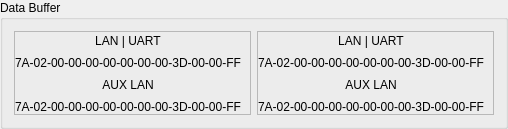
          <widget class="QGroupBox" name="gbBuffer">
           <property name="maximumSize">
            <size>
             <width>16777215</width>
             <height>180</height>
            </size>
           </property>
           <property name="font">
            <font>
             <family>Arial</family>
             <pointsize>9</pointsize>
            </font>
           </property>
           <property name="title">
            <string>Data Buffer</string>
           </property>
           <layout class="QHBoxLayout" name="horizontalLayout_4">
            <item>
             <widget class="QFrame" name="frameBufferTx">
              <property name="frameShape">
               <enum>QFrame::StyledPanel</enum>
              </property>
              <property name="frameShadow">
               <enum>QFrame::Raised</enum>
              </property>
              <layout class="QVBoxLayout" name="verticalLayout_5">
               <property name="spacing">
                <number>8</number>
               </property>
               <property name="leftMargin">
                <number>0</number>
               </property>
               <property name="topMargin">
                <number>2</number>
               </property>
               <property name="bottomMargin">
                <number>0</number>
               </property>
               <item>
                <widget class="QLabel" name="label_2">
                 <property name="font">
                  <font>
                   <family>Arial</family>
                   <pointsize>9</pointsize>
                  </font>
                 </property>
                 <property name="text">
                  <string>LAN | UART</string>
                 </property>
                 <property name="alignment">
                  <set>Qt::AlignCenter</set>
                 </property>
                </widget>
               </item>
               <item>
                <widget class="QLabel" name="lblLANDataSend">
                 <property name="font">
                  <font>
                   <family>Arial</family>
                   <pointsize>9</pointsize>
                  </font>
                 </property>
                 <property name="text">
                  <string>7A-02-00-00-00-00-00-00-00-3D-00-00-FF</string>
                 </property>
                 <property name="alignment">
                  <set>Qt::AlignCenter</set>
                 </property>
                </widget>
               </item>
               <item>
                <widget class="QLabel" name="label_3">
                 <property name="font">
                  <font>
                   <family>Arial</family>
                   <pointsize>9</pointsize>
                  </font>
                 </property>
                 <property name="text">
                  <string>AUX LAN</string>
                 </property>
                 <property name="alignment">
                  <set>Qt::AlignCenter</set>
                 </property>
                </widget>
               </item>
               <item>
                <widget class="QLabel" name="lblAUXLANDataSend">
                 <property name="font">
                  <font>
                   <family>Arial</family>
                   <pointsize>9</pointsize>
                  </font>
                 </property>
                 <property name="text">
                  <string>7A-02-00-00-00-00-00-00-00-3D-00-00-FF</string>
                 </property>
                 <property name="alignment">
                  <set>Qt::AlignCenter</set>
                 </property>
                </widget>
               </item>
              </layout>
             </widget>
            </item>
            <item>
             <widget class="QFrame" name="frameBufferRx">
              <property name="frameShape">
               <enum>QFrame::StyledPanel</enum>
              </property>
              <property name="frameShadow">
               <enum>QFrame::Raised</enum>
              </property>
              <layout class="QVBoxLayout" name="verticalLayout_6">
               <property name="spacing">
                <number>8</number>
               </property>
               <property name="leftMargin">
                <number>0</number>
               </property>
               <property name="topMargin">
                <number>2</number>
               </property>
               <property name="bottomMargin">
                <number>0</number>
               </property>
               <item>
                <widget class="QLabel" name="label_5">
                 <property name="font">
                  <font>
                   <family>Arial</family>
                   <pointsize>9</pointsize>
                  </font>
                 </property>
                 <property name="text">
                  <string>LAN | UART</string>
                 </property>
                 <property name="alignment">
                  <set>Qt::AlignCenter</set>
                 </property>
                </widget>
               </item>
               <item>
                <widget class="QLabel" name="lblLANDataRecieve">
                 <property name="font">
                  <font>
                   <family>Arial</family>
                   <pointsize>9</pointsize>
                  </font>
                 </property>
                 <property name="text">
                  <string>7A-02-00-00-00-00-00-00-00-3D-00-00-FF</string>
                 </property>
                 <property name="alignment">
                  <set>Qt::AlignCenter</set>
                 </property>
                </widget>
               </item>
               <item>
                <widget class="QLabel" name="label_6">
                 <property name="font">
                  <font>
                   <family>Arial</family>
                   <pointsize>9</pointsize>
                  </font>
                 </property>
                 <property name="text">
                  <string>AUX LAN</string>
                 </property>
                 <property name="alignment">
                  <set>Qt::AlignCenter</set>
                 </property>
                </widget>
               </item>
               <item>
                <widget class="QLabel" name="lblAUXLANDataRecieve">
                 <property name="font">
                  <font>
                   <family>Arial</family>
                   <pointsize>9</pointsize>
                  </font>
                 </property>
                 <property name="text">
                  <string>7A-02-00-00-00-00-00-00-00-3D-00-00-FF</string>
                 </property>
                 <property name="alignment">
                  <set>Qt::AlignCenter</set>
                 </property>
                </widget>
               </item>
              </layout>
             </widget>
            </item>
           </layout>
          </widget>
